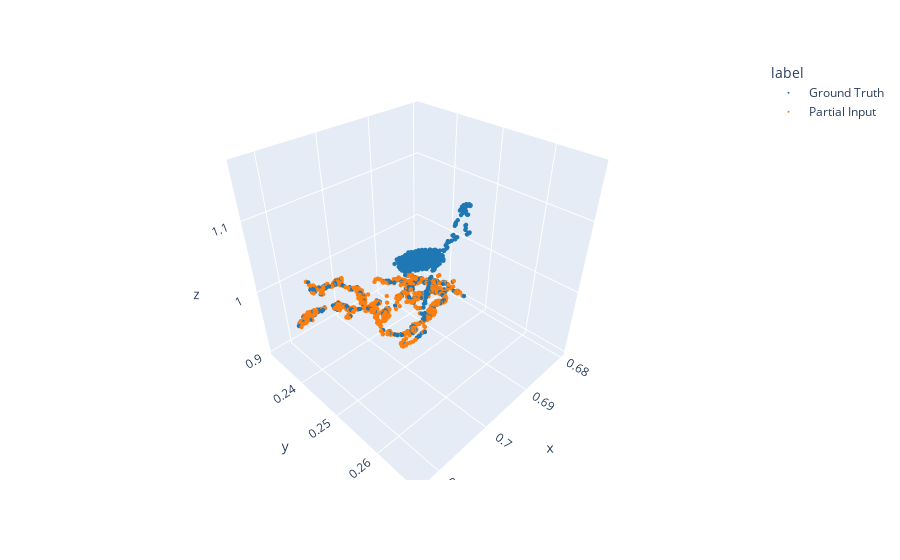

Write notebook code for a chart like this one.
### Code cell
combined = torch.cat([gt, partial], dim=0)  # combine the partial and generated point clouds
combined_labels = torch.cat([
    torch.ones(gt.shape[0]) * 0,  # label for generated points
    torch.ones(partial.shape[0]) * 1  # label for ground truth points
], dim=0)

plot(combined.cpu().numpy(), combined_labels.cpu().numpy(), label_map={0: 'Ground Truth', 1: 'Partial Input'})

### Figure 1 — Plotly figure (JSON) as saved in the notebook; plotly's stock layout.template omitted (floating-point values rounded to 4 significant figures; data arrays with more than 128 entries replaced by an {"elided": "..."} marker saying what was removed)
{"data": [{"hovertemplate": "label=Ground Truth<br>x=%{x}<br>y=%{y}<br>z=%{z}<extra></extra>", "legendgroup": "Ground Truth", "marker": {"color": "#1f77b4", "size": 1.5, "symbol": "circle"}, "mode": "markers", "name": "Ground Truth", "scene": "scene", "showlegend": true, "type": "scatter3d", "x": {"elided": "2048 float values"}, "y": {"elided": "2048 float values"}, "z": {"elided": "2048 float values"}}, {"hovertemplate": "label=Partial Input<br>x=%{x}<br>y=%{y}<br>z=%{z}<extra></extra>", "legendgroup": "Partial Input", "marker": {"color": "#ff7f0e", "size": 1.5, "symbol": "circle"}, "mode": "markers", "name": "Partial Input", "scene": "scene", "showlegend": true, "type": "scatter3d", "x": {"elided": "2048 float values"}, "y": {"elided": "2048 float values"}, "z": {"elided": "2048 float values"}}], "layout": {"legend": {"title": {"text": "label"}, "tracegroupgap": 0}, "margin": {"t": 60}, "scene": {"domain": {"x": [0, 1], "y": [0, 1]}, "xaxis": {"title": {"text": "x"}}, "yaxis": {"title": {"text": "y"}}, "zaxis": {"title": {"text": "z"}}}}}
